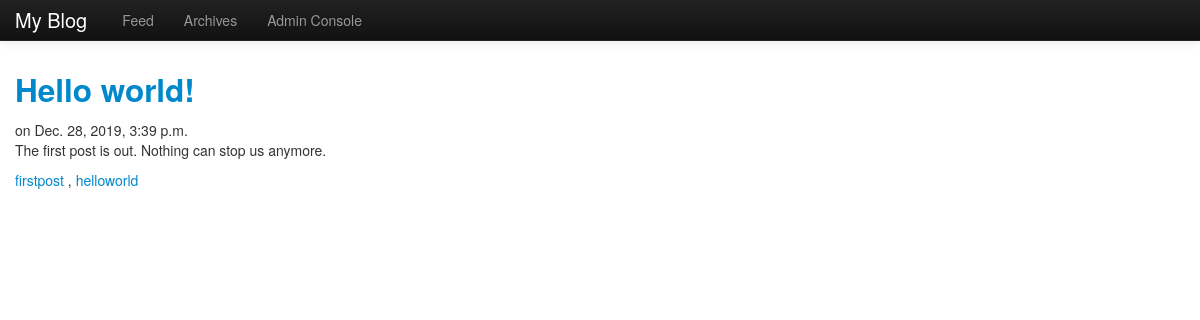
The page /blog/1 on the database its author committed.
### blog/models.py (models this page shows, shortened)
class Post(models.Model):
    title = models.CharField(max_length = 88)
    body = models.TextField()
    created = models.DateTimeField()
    tags = TaggableManager()

### blog/templates/post.html
{% extends "base.html" %}
{% block content %}
<h2><a href="/blog/{{post.id}}">{{ post.title }}</a></h2>
<div class="post_meta">
        on {{ post.created }}
</div>
<div class="post_body">
        {{ post.body|safe|linebreaks }}
</div>
<div class = "tags">
        {% for tag in post.tags.all %}
        <a href="/blog/tag/{{tag}}">{{tag}}</a>
        {% if not forloop.last %}, {% endif %}
        {% endfor %}
</div>
{% endblock %}

### blog/templates/base.html (style rules this page uses)
body { padding-top: 60px; }

### rows shown on the page
Post: title "Hello world!", created "Dec. 28, 2019, 3:39 p.m.", body "The first post is out. Nothing can stop us anymore."
Tag: name "firstpost"
Tag: name "helloworld"
